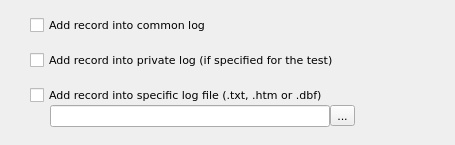
<?xml version="1.0" encoding="UTF-8"?>
<ui version="4.0">
 <class>RecordSdpoLogWidget</class>
 <widget class="QWidget" name="RecordSdpoLogWidget">
  <property name="geometry">
   <rect>
    <x>0</x>
    <y>0</y>
    <width>455</width>
    <height>145</height>
   </rect>
  </property>
  <property name="font">
   <font>
    <family>DejaVu Sans</family>
    <pointsize>8</pointsize>
   </font>
  </property>
  <property name="windowTitle">
   <string>Form</string>
  </property>
  <layout class="QVBoxLayout" name="verticalLayout_2">
   <property name="spacing">
    <number>15</number>
   </property>
   <property name="leftMargin">
    <number>30</number>
   </property>
   <property name="topMargin">
    <number>15</number>
   </property>
   <property name="rightMargin">
    <number>100</number>
   </property>
   <property name="bottomMargin">
    <number>15</number>
   </property>
   <item>
    <widget class="QCheckBox" name="chkCommonLog">
     <property name="text">
      <string>Add record into common log</string>
     </property>
    </widget>
   </item>
   <item>
    <widget class="QCheckBox" name="chkPrivatLog">
     <property name="text">
      <string>Add record into private log (if specified for the test)</string>
     </property>
    </widget>
   </item>
   <item>
    <layout class="QVBoxLayout" name="verticalLayout">
     <property name="spacing">
      <number>0</number>
     </property>
     <item>
      <widget class="QCheckBox" name="chkSpecificLog">
       <property name="text">
        <string>Add record into specific log file (.txt, .htm or .dbf)</string>
       </property>
      </widget>
     </item>
     <item>
      <layout class="QHBoxLayout" name="horizontalLayout">
       <property name="spacing">
        <number>0</number>
       </property>
       <item>
        <spacer name="horizontalSpacer">
         <property name="orientation">
          <enum>Qt::Horizontal</enum>
         </property>
         <property name="sizeType">
          <enum>QSizePolicy::Fixed</enum>
         </property>
         <property name="sizeHint" stdset="0">
          <size>
           <width>20</width>
           <height>20</height>
          </size>
         </property>
        </spacer>
       </item>
       <item>
        <widget class="QLineEdit" name="editSpecificLog"/>
       </item>
       <item>
        <widget class="QToolButton" name="btnSpecificLog">
         <property name="text">
          <string>...</string>
         </property>
         <property name="icon">
          <iconset resource="../../qHostMonitor.qrc">
           <normaloff>:/img/open.png</normaloff>:/img/open.png</iconset>
         </property>
         <property name="iconSize">
          <size>
           <width>16</width>
           <height>16</height>
          </size>
         </property>
        </widget>
       </item>
      </layout>
     </item>
    </layout>
   </item>
  </layout>
 </widget>
 <resources>
  <include location="../../qHostMonitor.qrc"/>
  <include location="../../qHostMonitor.qrc"/>
 </resources>
 <connections/>
</ui>
